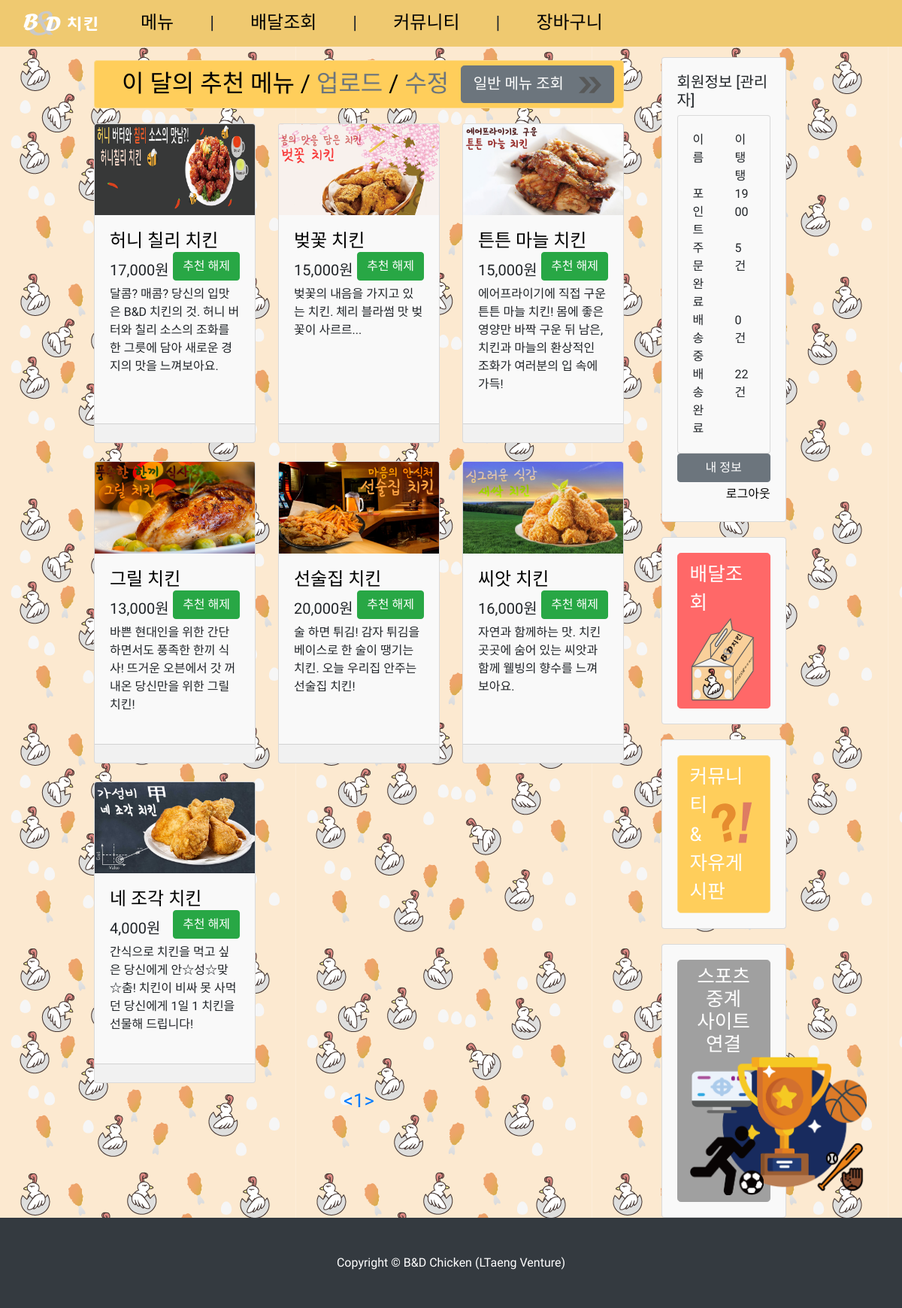
Screenshot of /pages/chicken/index.php (signed in) with the database file from the repository.
### tables this page shows
CREATE TABLE `items` (
  `ID` int(11) NOT NULL,
  `title` varchar(40) NOT NULL,
  `price` varchar(40) NOT NULL,
  `context` mediumtext NOT NULL,
  `rec` tinyint(1) NOT NULL
);

CREATE TABLE `user` (
  `userId` int(11) NOT NULL,
  `name` varchar(100) NOT NULL,
  `email` varchar(100) NOT NULL,
  `password` varchar(400) NOT NULL,
  `tel` varchar(40) NOT NULL,
  `address` varchar(100) NOT NULL,
  `point` int(11) NOT NULL
);

### pages/chicken/index.php (the view, shortened to what this page needs)
<?php
include "/var/www/html/WebProgramming/sql/connection/dbconnect.php";
if (!isset($_GET['page'])) {
    $page = 1;
} else {
    $page = mysqli_real_escape_string($con, $_GET['page']);
}
$maxItem = 9;
if (isset($_SESSION['usr_id'])) {
    $role_sql = "SELECT `role` FROM `authorities` WHERE `userId` = " . $_SESSION['usr_id'];
    $result = mysqli_query($con, $role_sql);
    while ($row = mysqli_fetch_assoc($result))
        $auth[] = $row['role'];
    if (in_array("IS_ADMIN", $auth))
        $isAdmin = true;
    else
        $isAdmin = false;
} else
    $isAdmin = false;
?>
<!DOCTYPE html>
<html>
    <head>
    <?php include "../header.php"; ?>
    </head>
    <body>
    <?php include "../navbar.php"; ?>
  <div class="container-fluid" style="padding-left: 125px; padding-right: 125px; background-image: url('../../assets/images/background-2.png');">
    <div class="row">
      <div class="col-lg-9">
        <div class="row">
          <div class="col-lg-12 mt-4">
            <div class="btn btn-yellow full_button">
                <span class="huge_font" style="float: left; padding-left: 1.5rem;">
                    이 달의 추천 메뉴
                    <?php
                    if ($isAdmin) {
                    ?>
                     / <a class="text-secondary" href="./upload.php?rec=1">업로드</a>
                     / <a class="text-secondary" href="./modify.php">수정</a>
                    <?php
                    }
                    ?>
                </span>
                <a href="./list.php" class="btn btn-lg btn-secondary text-left text-white" style="float: right">
                    일반 메뉴 조회
                    <div style="padding-left: 20px; float: right;"><img src="../../assets/images/arrow.svg" width=30 height=30 /></div>
                </a>
            </div>
          </div>
          <?php
          mysqli_query($con, "set session character_set_connection=utf8;");
          mysqli_query($con, "set session character_set_results=utf8;");
          mysqli_query($con, "set session character_set_client=utf8;");
          $sql = "SELECT `ID`, `title`, `price`, `context`, (SELECT `url` FROM `item_images` WHERE `itemId` = `items`.`ID`) as `url` FROM `items` WHERE `rec` = 1 ORDER BY `ID` DESC LIMIT " . ($page - 1) * $maxItem . ", $maxItem";
          $result = mysqli_query($con, $sql);
          while ($row = mysqli_fetch_assoc($result)) {
              echo '
              <div class="col-lg-4 col-md-6 mb-4">
                <div class="card h-100">
                  <a href="./details.php?id=' . $row['ID'] . '"><img class="card-img-top" src="../../' . $row['url'] . '" alt=""></a>
                  <div class="card-body">
                    <h4 class="card-title">
                      <a href="#">' . $row['title'] . '</a>';
                    if ($isAdmin)
                        echo '<a class="btn btn-success float-right text-white" href="./list_next.php?id=' . $row['ID'] . '">추천 해제</a>';
                    echo '</h4>
                    <h5>' . number_format($row['price']) . '원</h5>
                    <p class="card-text">' . $row['context'] . '</p>
                  </div>
                  <div class="card-footer"></div>
                </div>
              </div>';
          }
          ?>
        </div>
        <div class="text-center large_font text-primary">
            <?php
            $count_sql = "SELECT count(`ID`) as 'cnt' FROM `items` WHERE `rec` = 1";
            $result = mysqli_query($con, $count_sql);
            while ($row = mysqli_fetch_assoc($result)) {
                $cnt = $row['cnt'];
            }
            $minPage = 1;
            $maxPage = (int)($cnt / $maxItem) + 1;
            echo "<a class='text-primary' href='./index.php?page=$minPage'><</a>";
            for ($i = 1; $i < $cnt / $maxItem; $i++)
                echo "<a class='text-primary' href='./index.php?page=$i'>$i</a>, ";
            echo "<a class='text-primary' href='./index.php?page=$i'>$i</a>";
            echo "<a class='text-primary' href='./index.php?page=$maxPage'>></a>";
            ?>
        </div>
      </div>
      <?php include "../sidebar.php"; ?>
    </div>
  </div>
  <?php include "../footer.php"; ?>
    </body>
</html>

### pages/sidebar.php (shortened to what this page needs)
<div class="col-lg-3" style="padding-right: 3%; padding-left: 2%">
  <div class="container">
      <div class="card">
          <div class="card-body">
                  <?php
                  if (!isset($_SESSION['usr_id'])) {
                  ?>
                  <div class="text-center">
                      <img src="../../assets/images/Text_Logo.svg" height=100 class="img_top" style="width: 5rem;" />
                      <img src="../../assets/images/Chicken_Logo.svg" height=150 style="width: 7rem;" />
                  </div>
                  <h5 class="card-title">로그인</h5>
                  <form method="POST" action="../user/login.php">
                      <div class="form-group">
                          <input type="text" class="form-control" placeholder="이메일" name="email" >
                          <input type="password" class="form-control" placeholder="패스워드" name="password">
                      </div>
                      <button type="submit" class="btn btn-primary form-control">로그인</button>
                      <div class="my-1">
                          <div class="float-left">
                              <a href="../user/register.php">회원가입</a>
                          </div>
                          <div class="float-right">
                              <a href="../user/idfind.php">이메일 찾기</a>
                              <a href="../user/pwfind.php">비밀번호 찾기</a>
                          </div>
                      </div>
                  </form>
                  <?php
                  } else {
                  $role_sql = "SELECT `role` FROM `authorities` WHERE `userId` = " . $_SESSION['usr_id'];
                  $result = mysqli_query($con, $role_sql);
                  while ($row = mysqli_fetch_assoc($result))
                      $auth[] = $row['role'];
                  if (in_array("IS_ADMIN", $auth))
                      $isAdmin = true;
                  else
                      $isAdmin = false;
                  $notBaedal = 0;
                  $isBaedal = 0;
                  $completeBaedal = 0;
                  $point_sql = "SELECT `point` FROM `user` WHERE `userId` = " . $_SESSION['usr_id'];
                  $user_sql = "SELECT `baedal`, `completeTime` FROM `baedal_list`";
                  $result = mysqli_query($con, $point_sql);
                  while ($row = mysqli_fetch_assoc($result)) {
                      $point = $row['point'];
                  }
                  $result = mysqli_query($con, $user_sql);
                  while ($row = mysqli_fetch_assoc($result)) {
                      if ($row['baedal'] == 0 && $row['completeTime'] == NULL) {
                          $notBaedal++;
                      } else if ($row['completeTime'] == NULL) {
                          $isBaedal++;
                      } else {
                          $completeBaedal++;
                      }
                  }
                  ?>
                  <h5 class="text-title">회원정보
                  <?php
                  if ($isAdmin)
                      echo "[관리자]";
                  ?>
                  </h5>
                  <div class="card m-0">
                      <div class="card-body">
                          <div class="row">
                              <div class="col-6 form-group">이름</div>
                              <div class="col-6"><?php echo $_SESSION['usr_name']; ?></div>
                              <div class="col-6">포인트</div>
                              <div class="col-6"><?php echo $point; ?></div>
                              <div class="col-6">주문완료</div>
                              <div class="col-6"><?php echo $notBaedal; ?> 건</div>
                              <div class="col-6">배송중</div>
                              <div class="col-6"><?php echo $isBaedal; ?> 건</div>
                              <div class="col-6">배송완료</div>
                              <div class="col-6"><?php echo $completeBaedal; ?> 건</div>
                          </div>
                      </div>
                  </div>
                  <a class="btn btn-secondary full_button text-white" href="../user/profile.php">내 정보</a>
                  <div class="text-right my-1">
                      <a href="../user/logout.php">로그아웃</a>
                  </div>
                  <?php
                  }
                  ?>
                </div>
            </div>
      <div class="card" onclick="location.href='../chicken/baedal.php'">
          <div class="card-body">
              <div class="btn btn-lg btn-red full_button text-left">
                  <span class="large_font">배달조회</span>
                  <div style="float: right;"><img src="../../assets/images/box.svg" style="width: 6rem; height: 7rem" /></div>
              </div>
          </div>
      </div>
      <div class="card" onclick="location.href='../community/notice.php'">
          <div class="card-body">
              <div class="btn btn-lg btn-yellow full_button text-left">
                  <span class="large_font">
                      커뮤니티
                      <div style="float: right; padding-top: 10px;">
                          <img src="../../assets/images/Q&A.svg" style="width: 4rem; height: 4rem;" />
                      </div>
                      <br>& 자유게시판
                  </span>
              </div>
          </div>
      </div>
      <div class="card">
          <div class="card-body">
              <div class="btn btn-lg btn-gray full_button text-center">
                  <span class="one_line_height large_font">
                      스포츠 중계
                      <br>
                      사이트 연결
                      <br>
                  </span>
                  <img src="../../assets/images/sports.png" style="height: 11.5rem" onclick="window.open('../../popup/sports.php', '_blank', 'width=523, height=530, toolbar=no, scrollbars=no, resizable=yes');">
              </div>
          </div>
      </div>
    </div>
  </div>

### css/style.css (style rules this page uses)
body { font-family: 'Do Hyeon', sans-serif; padding-top: 56px; background-color: #fff9ed; }
a, a:hover, a:link { color: black; }
.full_button { width: 100%; }
.large_font { font-size: 1.6rem; }
.huge_font { font-size: 2rem; color: black; }
.btn-gray { background-color: #a0a0a0; border-color: #a0a0a0; color: white; }
.btn-red { background-color: #ff6868; border-color: #ff6868; color: white; }
.btn-yellow { background-color: #ffce5b; border-color: #fcdb8d; color: white; }
.card { margin-top: 20px; background-color: #f9f9f9; }
.one_line_height { line-height: 1; }

### rows the page displays
items: shows a picture, title "허니 칠리 치킨", price "17,000", context "달콤? 매콤? 당신의 입맛은 B&D 치킨의 것. 허니 버터와 칠리 소스의 조화를 한 그릇에 담아 새로운 경지의 맛을 느껴보아요."
items: shows a picture, title "벚꽃 치킨", price "15,000", context "벚꽃의 내음을 가지고 있는 치킨. 체리 블라썸 맛 벚꽃이 사르르..."
items: shows a picture, title "튼튼 마늘 치킨", price "15,000", context "에어프라이기에 직접 구운 튼튼 마늘 치킨! 몸에 좋은 영양만 바짝 구운 뒤 남은, 치킨과 마늘의 환상적인 조화가 여러분의 입 속에 가득!"
items: shows a picture, title "그릴 치킨", price "13,000", context "바쁜 현대인을 위한 간단하면서도 풍족한 한끼 식사! 뜨거운 오븐에서 갓 꺼내온 당신만을 위한 그릴 치킨!"
items: shows a picture, title "선술집 치킨", price "20,000", context "술 하면 튀김! 감자 튀김을 베이스로 한 술이 땡기는 치킨. 오늘 우리집 안주는 선술집 치킨!"
items: shows a picture, title "씨앗 치킨", price "16,000", context "자연과 함께하는 맛. 치킨 곳곳에 숨어 있는 씨앗과 함께 웰빙의 향수를 느껴보아요."
items: shows a picture, title "네 조각 치킨", price "4,000", context "간식으로 치킨을 먹고 싶은 당신에게 안☆성☆맞☆춤! 치킨이 비싸 못 사먹던 당신에게 1일 1 치킨을 선물해 드립니다!"
user: point "1900"

### other values shown
$i "1"
$_SESSION['usr_name'] "이탱탱"
$notBaedal "5"
$isBaedal "0"
$completeBaedal "22"
